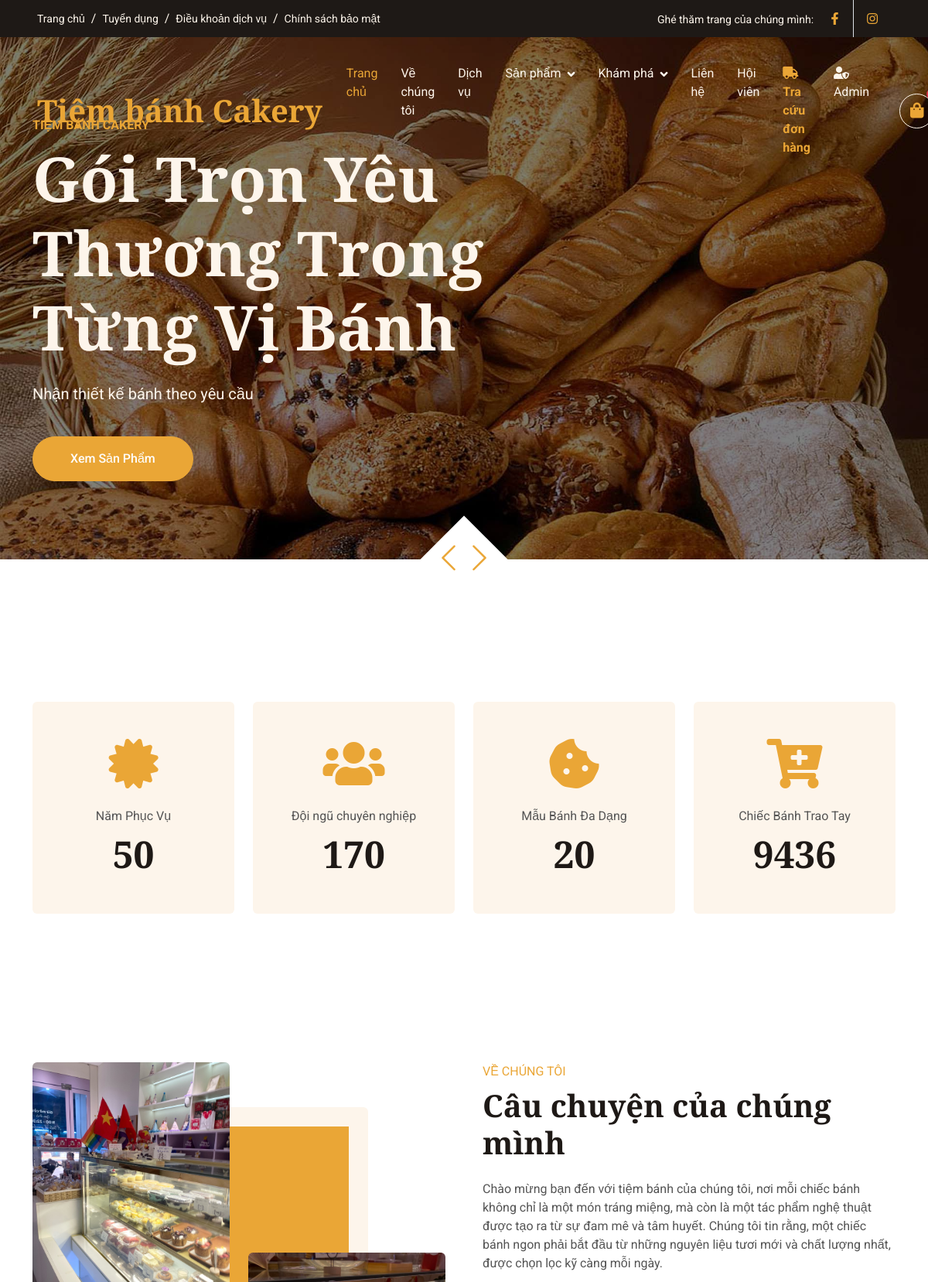
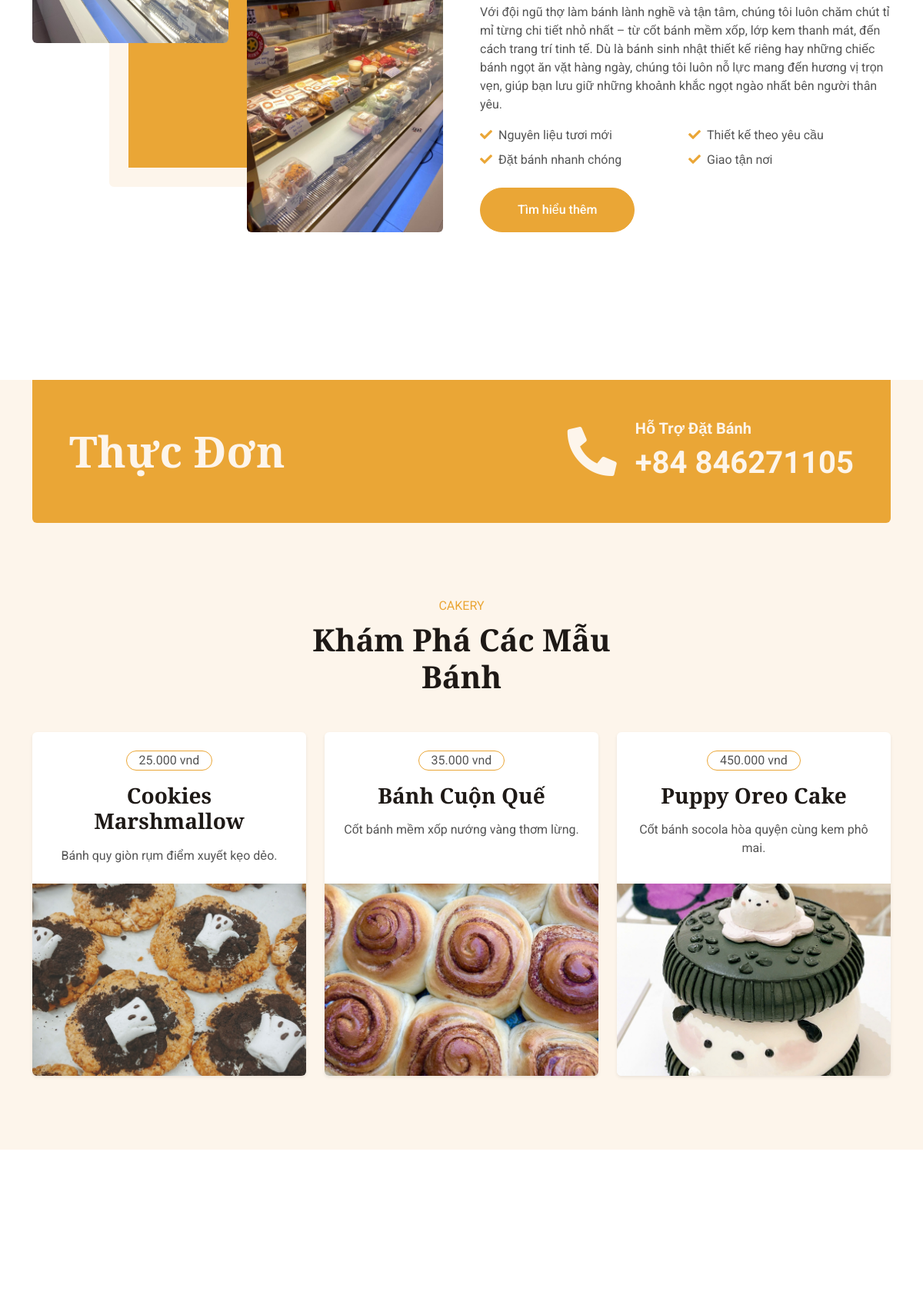
The page / (upper part) on the database its author committed (2 pictures, top to bottom).
### tables this page shows
CREATE TABLE `product` (
  `ProductID` int(11) NOT NULL,
  `ProductName` varchar(255) NOT NULL,
  `Description` text DEFAULT NULL,
  `Image` varchar(255) DEFAULT NULL,
  `Price` decimal(10,2) NOT NULL,
  `CategoryID` int(11) DEFAULT NULL
);

### index.php (the view, shortened to what this page needs)
<?php
    require_once 'db_connect.php';
?>
<!DOCTYPE html>
<html lang="en">
<head>
    <link href="https://cdnjs.cloudflare.com/ajax/libs/font-awesome/5.10.0/css/all.min.css" rel="stylesheet">
    <link href="https://cdn.jsdelivr.net/npm/bootstrap-icons@1.4.1/font/bootstrap-icons.css" rel="stylesheet">
    <link href="lib/animate/animate.min.css" rel="stylesheet">
    <link href="lib/owlcarousel/assets/owl.carousel.min.css" rel="stylesheet">
    <link href="css/bootstrap.min.css" rel="stylesheet">
    <link href="css/style.css" rel="stylesheet">
</head>
<body>
    <div class="container-fluid top-bar bg-dark text-light px-0 wow fadeIn" data-wow-delay="0.1s">
        <div class="row gx-0 align-items-center d-none d-lg-flex">
            <div class="col-lg-6 px-5 text-start">
                <ol class="breadcrumb mb-0">
                    <li class="breadcrumb-item"><a class="small text-light" href="#">Trang chủ</a></li>
                    <li class="breadcrumb-item"><a class="small text-light" href="#">Tuyển dụng</a></li>
                    <li class="breadcrumb-item"><a class="small text-light" href="#">Điều khoản dịch vụ</a></li>
                    <li class="breadcrumb-item"><a class="small text-light" href="#">Chính sách bảo mật</a></li>
                </ol>
            </div>
            <div class="col-lg-6 px-5 text-end">
                <small>Ghé thăm trang của chúng mình:</small>
                <div class="h-100 d-inline-flex align-items-center">
                    <a class="btn-lg-square text-primary border-end rounded-0" href="https://www.facebook.com/profile.php?id=61586429619814"><i class="fab fa-facebook-f"></i></a>
                    <a class="btn-lg-square text-primary pe-0" href="https://www.instagram.com/ca1ery/"><i class="fab fa-instagram"></i></a>
                </div>
            </div>
        </div>
    </div>
    <nav class="navbar navbar-expand-lg navbar-dark fixed-top py-lg-0 px-lg-5 wow fadeIn" data-wow-delay="0.1s">
        <a href="index.php" class="navbar-brand ms-4 ms-lg-0">
            <h1 class="text-primary m-0">Tiệm bánh Cakery</h1>
        </a>
        <div class="collapse navbar-collapse" id="navbarCollapse">
            <div class="navbar-nav mx-auto p-4 p-lg-0">
                <a href="index.php" class="nav-item nav-link active">Trang chủ</a>
                <a href="about.php" class="nav-item nav-link">Về chúng tôi</a>
                <a href="service.php" class="nav-item nav-link">Dịch vụ</a>
                <div class="nav-item dropdown">
                    <a href="product.php" class="nav-link dropdown-toggle" data-bs-toggle="dropdown">Sản phẩm</a>
                </div>
                <div class="nav-item dropdown">
                    <a href="#" class="nav-link dropdown-toggle" data-bs-toggle="dropdown">Khám phá</a>
                </div>
                <a href="contact.php" class="nav-item nav-link">Liên hệ</a>
                <a href="membership.php" class="nav-item nav-link">Hội viên</a>
                <a href="#" data-bs-toggle="modal" data-bs-target="#trackOrderModal" class="nav-item nav-link fw-bold" style="color: #EAA636;">
                    <i class="fa fa-truck me-1"></i> Tra cứu đơn hàng
                </a>
                <a href="#" onclick="document.getElementById('loginPopup').style.display='block'" class="nav-item nav-link">
                    <i class="fa fa-user-shield"></i> Admin
                </a>
            </div>
            <div class="nav-item dropdown d-none d-lg-flex align-items-center ms-4">
                <a href="#" class="nav-link position-relative d-flex align-items-center justify-content-center flex-shrink-0 btn-lg-square border border-light rounded-circle text-primary p-0" data-bs-toggle="dropdown" data-bs-auto-close="outside" aria-expanded="false" style="width: 45px; height: 45px;">
                    <i class="fa fa-shopping-bag fs-5"></i>
                </a>
            </div>
        </div>
    </nav>
    <div class="container-fluid p-0 pb-5 wow fadeIn" data-wow-delay="0.1s">
        <div class="owl-carousel header-carousel position-relative">
            <div class="owl-carousel-item position-relative">
                <img class="img-fluid" src="img/carousel-1.jpg" alt="">
                <div class="owl-carousel-inner">
                    <div class="container">
                        <div class="row justify-content-start">
                            <div class="col-lg-8">
                                <p class="text-primary text-uppercase fw-bold mb-2">Tiệm bánh Cakery</p>
                                <h1 class="display-1 text-light mb-4 animated slideInDown">Gói Trọn Yêu Thương Trong Từng Vị Bánh</h1>
                                <p class="text-light fs-5 mb-4 pb-3">Nhận thiết kế bánh theo yêu cầu</p>
                                <a href="product.php" class="btn btn-primary rounded-pill py-3 px-5">Xem Sản Phẩm</a>
                            </div>
                        </div>
                    </div>
                </div>
            </div>
        </div>
    </div>
    <div class="container-xxl py-6">
        <div class="container">
            <div class="row g-4">
                <div class="col-lg-3 col-md-6 wow fadeIn" data-wow-delay="0.1s">
                    <div class="fact-item bg-light rounded text-center h-100 p-5">
                        <i class="fa fa-certificate fa-4x text-primary mb-4"></i>
                        <p class="mb-2">Năm Phục Vụ</p>
                        <h1 class="display-5 mb-0" data-toggle="counter-up">50</h1>
                    </div>
                </div>
                <div class="col-lg-3 col-md-6 wow fadeIn" data-wow-delay="0.3s">
                    <div class="fact-item bg-light rounded text-center h-100 p-5">
                        <i class="fa fa-users fa-4x text-primary mb-4"></i>
                        <p class="mb-2">Đội ngũ chuyên nghiệp</p>
                        <h1 class="display-5 mb-0" data-toggle="counter-up">170</h1>
                    </div>
                </div>
                <div class="col-lg-3 col-md-6 wow fadeIn" data-wow-delay="0.5s">
                    <div class="fact-item bg-light rounded text-center h-100 p-5">
                        <i class="fa fa-cookie-bite fa-4x text-primary mb-4"></i>
                        <p class="mb-2">Mẫu Bánh Đa Dạng</p>
                        <h1 class="display-5 mb-0" data-toggle="counter-up">20</h1>
                    </div>
                </div>
                <div class="col-lg-3 col-md-6 wow fadeIn" data-wow-delay="0.7s">
                    <div class="fact-item bg-light rounded text-center h-100 p-5">
                        <i class="fa fa-cart-plus fa-4x text-primary mb-4"></i>
                        <p class="mb-2">Chiếc Bánh Trao Tay</p>
                        <h1 class="display-5 mb-0" data-toggle="counter-up">9436</h1>
                    </div>
                </div>
            </div>
        </div>
    </div>
    <div class="container-xxl py-6">
        <div class="container">
            <div class="row g-5">
                <div class="col-lg-6 wow fadeInUp" data-wow-delay="0.1s">
                    <div class="row img-twice position-relative h-100">
                        <div class="col-6">
                            <img class="img-fluid rounded" src="img/about-1.jpg" alt="">
                        </div>
                        <div class="col-6 align-self-end">
                            <img class="img-fluid rounded" src="img/about-2.jpg" alt="">
                        </div>
                    </div>
                </div>
                <div class="col-lg-6 wow fadeInUp" data-wow-delay="0.5s">
                    <div class="h-100">
                        <p class="text-primary text-uppercase mb-2">Về chúng tôi</p>
                        <h1 class="display-6 mb-4">Câu chuyện của chúng mình</h1>
                        <p>Chào mừng bạn đến với tiệm bánh của chúng tôi, nơi mỗi chiếc bánh không chỉ là một món tráng miệng, mà còn là một tác phẩm nghệ thuật được tạo ra từ sự đam mê và tâm huyết. Chúng tôi tin rằng, một chiếc bánh ngon phải bắt đầu từ những nguyên liệu tươi mới và chất lượng nhất, được chọn lọc kỹ càng mỗi ngày.</p>
                        <p>Với đội ngũ thợ làm bánh lành nghề và tận tâm, chúng tôi luôn chăm chút tỉ mỉ từng chi tiết nhỏ nhất – từ cốt bánh mềm xốp, lớp kem thanh mát, đến cách trang trí tinh tế. Dù là bánh sinh nhật thiết kế riêng hay những chiếc bánh ngọt ăn vặt hàng ngày, chúng tôi luôn nỗ lực mang đến hương vị trọn vẹn, giúp bạn lưu giữ những khoảnh khắc ngọt ngào nhất bên người thân yêu.</p>
                        <div class="row g-2 mb-4">
                            <div class="col-sm-6">
                                <i class="fa fa-check text-primary me-2"></i>Nguyên liệu tươi mới
                            </div>
                            <div class="col-sm-6">
                                <i class="fa fa-check text-primary me-2"></i>Thiết kế theo yêu cầu
                            </div>
                            <div class="col-sm-6">
                                <i class="fa fa-check text-primary me-2"></i>Đặt bánh nhanh chóng
                            </div>
                            <div class="col-sm-6">
                                <i class="fa fa-check text-primary me-2"></i>Giao tận nơi
                            </div>
                        </div>
                        <a class="btn btn-primary rounded-pill py-3 px-5" href="about.php">Tìm hiểu thêm</a>
                    </div>
                </div>
            </div>
        </div>
    </div>
    <div class="container-xxl bg-light my-6 py-6 pt-0">
        <div class="container">
            <div class="bg-primary text-light rounded-bottom p-5 my-6 mt-0 wow fadeInUp" data-wow-delay="0.1s">
                <div class="row g-4 align-items-center">
                    <div class="col-lg-6">
                        <h1 class="display-4 text-light mb-0">Thực Đơn</h1>
                    </div>
                    <div class="col-lg-6 text-lg-end">
                        <div class="d-inline-flex align-items-center text-start">
                            <i class="fa fa-phone-alt fa-4x flex-shrink-0"></i>
                            <div class="ms-4">
                                <p class="fs-5 fw-bold mb-0">Hỗ Trợ Đặt Bánh</p>
                                <p class="fs-1 fw-bold mb-0">+84 846271105</p>
                            </div>
                        </div>
                    </div>
                </div>
            </div>
            <div class="text-center mx-auto mb-5 wow fadeInUp" data-wow-delay="0.1s" style="max-width: 500px;">
                <p class="text-primary text-uppercase mb-2">Cakery</p>
                <h1 class="display-6 mb-4">Khám Phá Các Mẫu Bánh</h1>
            </div>
            <div class="row g-4">
                <?php
                $sql = "SELECT * FROM product ORDER BY ProductID DESC LIMIT 3";
                $result = $conn->query($sql);
                if ($result && $result->num_rows > 0) {
                    $delay = 0.1;
                    while($row = $result->fetch_assoc()) {
                ?>
                    <div class="col-lg-4 col-md-6 wow fadeInUp" data-wow-delay="<?php echo $delay; ?>s">
                        <div class="product-item d-flex flex-column bg-white rounded overflow-hidden h-100 shadow-sm">
                            <div class="text-center p-4">
                                <div class="d-inline-block border border-primary rounded-pill px-3 mb-3">
                                    <?php echo number_format($row['Price'], 0, ',', '.'); ?> vnd
                                </div>
                                <h3 class="mb-3"><?php echo $row['ProductName']; ?></h3>
                                <span><?php echo $row['Description']; ?></span>
                            </div>
                            <div class="position-relative mt-auto">
                                <img class="img-fluid" src="<?php echo $row['Image']; ?>" alt="<?php echo $row['ProductName']; ?>" style="width: 100%; height: 250px; object-fit: cover;">
                            </div>
                        </div>
                    </div>
                <?php
                    $delay += 0.2;
                    }
                } else {
                    echo "<p class='text-center w-100'>Tiệm đang cập nhật các mẫu bánh mới, Khải quay lại sau nhé!</p>";
                }
                ?>
            </div>
        </div>
    </div>
    <div class="container-xxl py-6">
        <div class="container">
            <div class="row g-5">
            </div>
        </div>
    </div>
</body>
</html>

### css/style.css (style rules this page uses)
:root { --primary: #EAA636; --secondary: #545454; --light: #FDF5EB; --dark: #1E1916; }
.py-6 { padding-top: 6rem; padding-bottom: 6rem; }
.my-6 { margin-top: 6rem; margin-bottom: 6rem; }
.btn { font-weight: 500; transition: .5s; }
.btn.btn-primary { color: #FFFFFF; }
.btn-lg-square { width: 48px; height: 48px; }
.btn-square, .btn-sm-square, .btn-lg-square { padding: 0; display: flex; align-items: center; justify-content: center; font-weight: normal; }
.navbar .dropdown-toggle::after { border: none; content: "\f107"; font-family: "Font Awesome 5 Free"; font-weight: 900; vertical-align: middle; margin-left: 8px; }
.navbar .navbar-nav .nav-link { padding: 35px 15px; color: var(--light); outline: none; }
.navbar .navbar-nav .nav-link:hover, .navbar .navbar-nav .nav-link.active { color: var(--primary); }
.navbar.fixed-top { transition: .5s; }
.header-carousel .owl-carousel-inner { position: absolute; width: 100%; height: 100%; top: 0; left: 0; display: flex; align-items: center; background: rgba(0, 0, 0, .5); }
.breadcrumb-item+.breadcrumb-item::before { color: var(--light); }
.fact-item { transition: .5s; }
.img-twice::before { position: absolute; content: ""; width: 60%; height: 80%; top: 10%; left: 20%; background: var(--primary); border: 25px solid var(--light); border-radius: 6px; z-index: -1; }
.product-item { transition: .5s; }
.product-item img.img-fluid { width: 100%; height: 500px; object-fit: cover; }

### rows shown on the page
product: Price "25.000", ProductName "Cookies Marshmallow", Description "Bánh quy giòn rụm điểm xuyết kẹo dẻo.", Image (picture)
product: Price "35.000", ProductName "Bánh Cuộn Quế", Description "Cốt bánh mềm xốp nướng vàng thơm lừng.", Image (picture)
product: Price "450.000", ProductName "Puppy Oreo Cake", Description "Cốt bánh socola hòa quyện cùng kem phô mai.", Image (picture)
